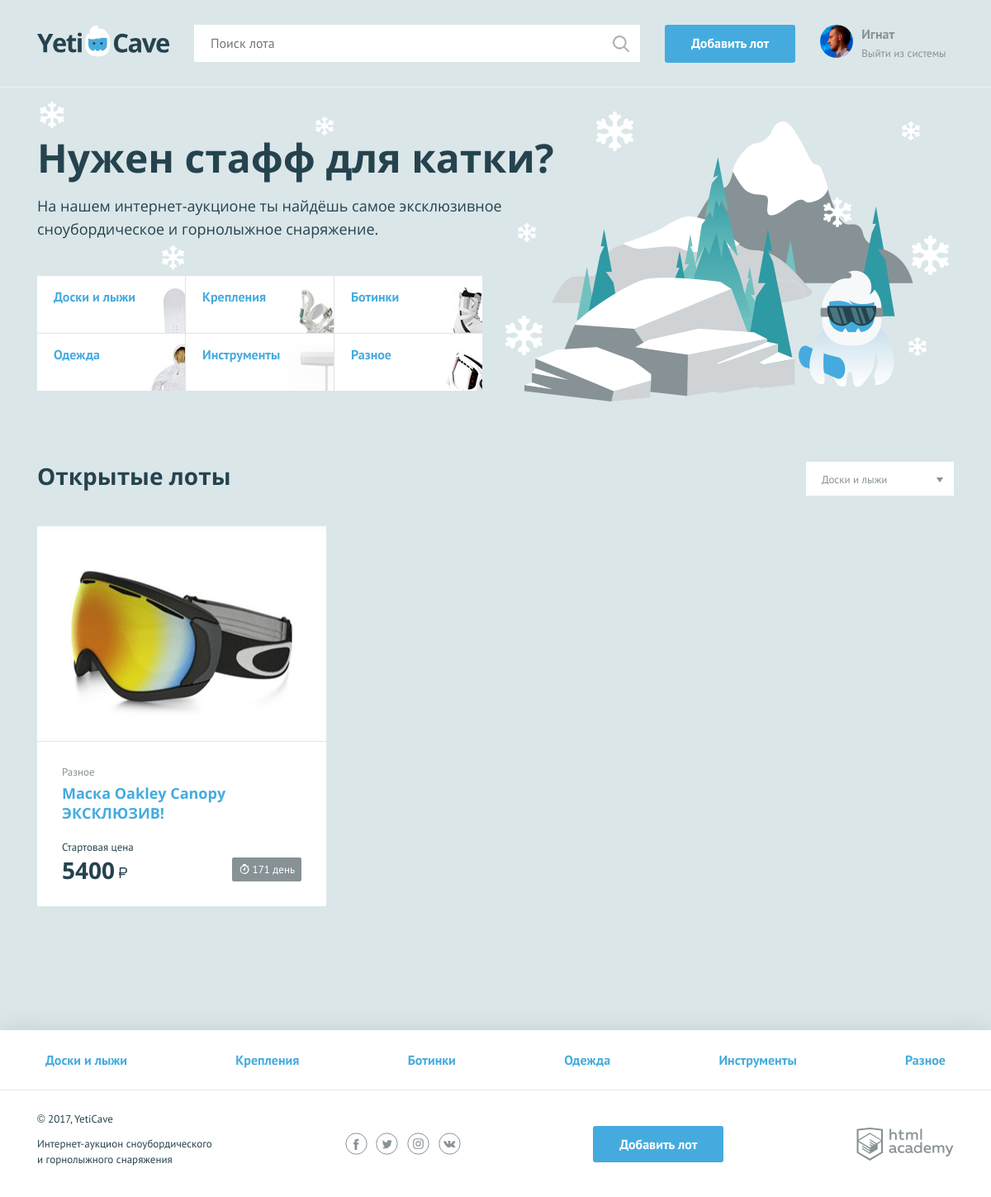
The page / (signed in) on the database its author committed.
### tables this page shows
CREATE TABLE categories (
  id    INT UNSIGNED AUTO_INCREMENT PRIMARY KEY NOT NULL,
  name  VARCHAR(50)                             NOT NULL,
  class TEXT,
  UNIQUE INDEX (name)
);

CREATE TABLE lots (
  id          INT UNSIGNED AUTO_INCREMENT PRIMARY KEY NOT NULL,
  title       VARCHAR(100)                            NOT NULL,
  description VARCHAR(1000)                           NOT NULL,
  create_date DATETIME                                NOT NULL,
  finish_date DATETIME                                NOT NULL,
  image       VARCHAR(100),
  start_price INT(10) UNSIGNED                        NOT NULL,
  bet_step    INT UNSIGNED                            NOT NULL,
  fav_count   SMALLINT(10) UNSIGNED                   NOT NULL,
  author_id   INT UNSIGNED                            NOT NULL,
  winner_id   INT UNSIGNED,
  category_id INT UNSIGNED                            NOT NULL,
  INDEX (title),
  INDEX (start_price)
);

### functions.php (called while the page is built, shortened)
<?
function words_ending(int $number, array $words_array)
{
    switch (($number >= 20) ? $number % 10 : $number) {
        case 1:
            $result = array_key_exists(0, $words_array) ? $words_array[0] : 'n';
            break;
    }
    return $result;
}
function calc_time_to_end($ts)
{
    $now = strtotime('now');
    $difference = ($ts - $now);
    if ($difference <= 0) {
        return '00:00';
    } else {
        if ($difference > 86400) {
            return (floor($difference / 86400) . " " . words_ending(floor($difference / 86400),
                    ['день', 'дня', 'дней']));
        } else {
            return str_pad(floor($difference / 3600), 2, '0', STR_PAD_LEFT) . ":" . str_pad(($difference / 60) % 60, 2,
                    '0', STR_PAD_LEFT);
        }
    }
}
function render_template(string $template, array $template_data)
{
    if (file_exists('templates/' . $template . '.php')) {
        extract($template_data);
        require_once('templates/' . $template . '.php');
        return ob_get_clean();
    } else {
        return '';
    }
}
function get_mysql_data($connect, $sql_query, array $query_values)
{
    $data = [];
    $prepared_statement = db_get_prepare_stmt($connect, $sql_query, $query_values);
    if ($prepared_statement) {
        if (mysqli_stmt_execute($prepared_statement)) {
            $result = mysqli_stmt_get_result($prepared_statement);
            if ($result) {
                $data = mysqli_fetch_all($result, MYSQLI_ASSOC);
            }
        }
    }
    return $data;
}
?>

### mysql_helper.php (called while the page is built, shortened)
<?php
function db_get_prepare_stmt($link, $sql, $data = [])
{
    $stmt = mysqli_prepare($link, $sql);
    return $stmt;
}

### templates/index.php (the view, shortened to what this page needs)
<main class="container">
    <section class="promo">
        <h2 class="promo__title">Нужен стафф для катки?</h2>
        <p class="promo__text">На нашем интернет-аукционе ты найдёшь самое эксклюзивное сноубордическое и горнолыжное
            снаряжение.</p>
        <ul class="promo__list">
            <? foreach ($lots_categories as $lot_cat) : ?>
                <li class="promo__item promo__item--<?= $lot_cat['class'] ?>">
                    <a class="promo__link" href="category_catalog.php?cat=<?= $lot_cat['id'] ?>"><?= $lot_cat['name'] ?></a>
                </li>
            <? endforeach; ?>
        </ul>
    </section>
    <section class="lots">
        <div class="lots__header">
            <h2>Открытые лоты</h2>
            <select class="lots__select">
                <? foreach ($lots_categories as $lot_cat) {
                    print("<option>$lot_cat[name]</option>");
                } ?>
            </select>
        </div>
        <ul class="lots__list">
            <? foreach ($lots_list as $key => $lot) : ?>
                <li class="lots__item lot">
                    <div class="lot__image">
                        <img src="<?= $lot["image"] ?>" width="350" height="260" alt="Сноуборд">
                    </div>
                    <div class="lot__info">
                        <span class="lot__category"><?= $lot["category_name"] ?></span>
                        <h3 class="lot__title"><a class="text-link"
                                                  href="lot.php?id=<?= $lot["id"] ?>"><?= htmlspecialchars($lot["title"]) ?></a>
                        </h3>
                        <div class="lot__state">
                            <div class="lot__rate">
                                <span class="lot__amount">Стартовая цена</span>
                                <span class="lot__cost"><?= htmlspecialchars($lot["start_price"]) ?><b
                                            class="rub">р</b></span>
                            </div>
                            <div class="lot__timer timer">
                                <?= calc_time_to_end(strtotime($lot['finish_date'])); ?>
                            </div>
                        </div>
                    </div>
                </li>
            <? endforeach; ?>
        </ul>
    </section>
</main>

### index.php (shortened to what this page needs)
<?php
require_once('init.php');
if (isset($_SESSION['user'])) {
    $is_auth = true;
    $user = $_SESSION['user'];
} else {
    $is_auth = false;
    $user = false;
}
$lots_categories = get_mysql_data($connect, 'SELECT * FROM categories', []);
$lots_sql_query = 'SELECT
  lots.id,
  title,
  start_price,
  image,
  finish_date,
  IFNULL(MAX(bets.bet_value), lots.start_price) AS current_price,
  COUNT(bets.lot_id)                            AS bets_count,
  category_id,
  categories.name AS category_name
FROM lots
  LEFT JOIN categories
    ON categories.id = lots.category_id
  LEFT JOIN bets
    ON bets.lot_id = lots.id
WHERE lots.finish_date > NOW()
GROUP BY lots.id
ORDER BY lots.create_date DESC';
$lots_list = get_mysql_data($connect, $lots_sql_query, []);
$page_content = render_template('index', ['lots_categories' => $lots_categories, 'lots_list' => $lots_list]);
echo render_template('layout', [
    'page_title' => 'Главная страница',
    'is_auth' => $is_auth,
    'user' => $user,
    'lots_categories' => $lots_categories,
    'page_content' => $page_content
]);
?>

### templates/layout.php (shortened to what this page needs)
<!DOCTYPE html>
<html lang="ru">
<head>
    <link href="css/normalize.min.css" rel="stylesheet">
    <link href="css/style.css" rel="stylesheet">
</head>
<body>
<header class="main-header">
    <div class="main-header__container container">
        <a class="main-header__logo">
            <img src="img/logo.svg" width="160" height="39" alt="Логотип компании YetiCave">
        </a>
        <form class="main-header__search" method="get" action="/search.php">
            <input type="search" name="q" placeholder="Поиск лота">
            <input class="main-header__search-btn" type="submit" value="Найти">
        </form>
        <a class="main-header__add-lot button" href="/add.php">Добавить лот</a>
        <nav class="user-menu">
            <? if ($is_auth) : ?>
                <? if ($user['avatar_path']) : ?>
                    <div class="user-menu__image">
                        <img src="<?= $user['avatar_path'] ?>" width="40" height="40" alt="<?= htmlspecialchars($user['name']) ?>">
                    </div>
                <? endif; ?>
                <div class="user-menu__logged">
                    <p><?= htmlspecialchars($user['name']) ?></p>
                    <p><a href="/logout.php">Выйти из системы</a></p>
                </div>
            <? endif ?>
        </nav>
    </div>
</header>
<?= $page_content ?>
<footer class="main-footer">
    <nav class="nav">
        <ul class="nav__list container">
            <? foreach ($lots_categories as $lot_cat) : ?>
                <li class="nav__item">
                    <a href="/category_catalog.php?cat=<?= $lot_cat['id'] ?>"><?= $lot_cat['name'] ?></a>
                </li>
            <? endforeach; ?>
        </ul>
    </nav>
    <div class="main-footer__bottom container">
        <div class="main-footer__copyright">
            <p>© 2017, YetiCave</p>
            <p>Интернет-аукцион сноубордического и горнолыжного снаряжения</p>
        </div>
        <div class="main-footer__social social">
            <a class="social__link social__link--facebook" href="#">Facebook
            </a>
            <a class="social__link social__link--twitter" href="#">Twitter
            </a>
            <a class="social__link social__link--instagram" href="#">Instagram
            </a>
            <a class="social__link social__link--vkontakte" href="#">Вконтакте
            </a>
        </div>
        <a class="main-footer__add-lot button" href="add.php">Добавить лот</a>
        <div class="main-footer__developed-by">
            <a class="logo-academy" href="https://htmlacademy.ru/intensive/php">HTML Academy
            </a>
        </div>
    </div>
</footer>
</body>
</html>

### rows shown on the page
categories: shows a picture, name "Доски и лыжи"
categories: shows a picture, name "Крепления"
categories: shows a picture, name "Ботинки"
categories: shows a picture, name "Одежда"
categories: shows a picture, name "Инструменты"
categories: shows a picture, name "Разное"
lots: image (picture), category.name "Разное", title "Маска Oakley Canopy ЭКСКЛЮЗИВ!", start_price "5400", finish_date "171 день"

### other values the page prints
$user['name'] "Игнат"
form field value "Доски и лыжи"
